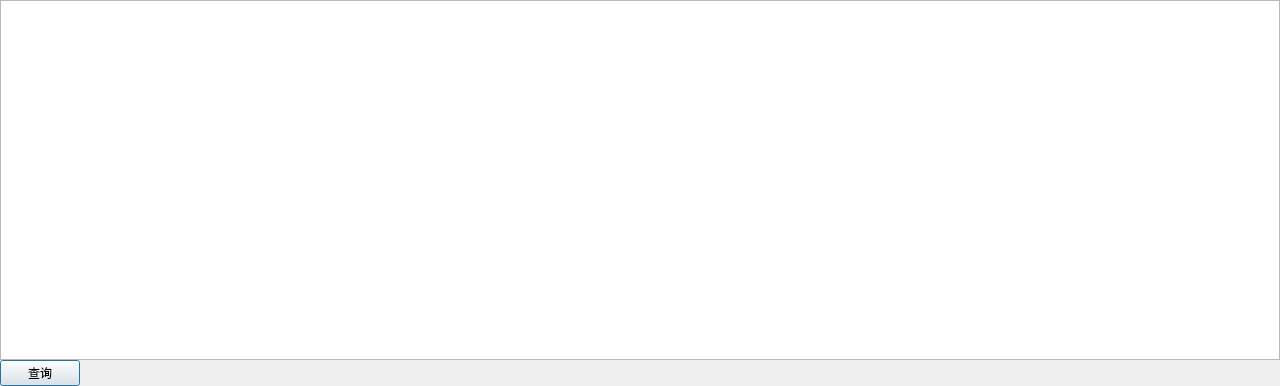
<?xml version="1.0" encoding="UTF-8"?>
<ui version="4.0">
 <class>taskDialog</class>
 <widget class="QDialog" name="taskDialog">
  <property name="geometry">
   <rect>
    <x>0</x>
    <y>0</y>
    <width>1280</width>
    <height>386</height>
   </rect>
  </property>
  <property name="windowTitle">
   <string>任务信息</string>
  </property>
  <layout class="QGridLayout" name="gridLayout">
   <property name="leftMargin">
    <number>0</number>
   </property>
   <property name="topMargin">
    <number>0</number>
   </property>
   <property name="rightMargin">
    <number>0</number>
   </property>
   <property name="bottomMargin">
    <number>0</number>
   </property>
   <property name="spacing">
    <number>0</number>
   </property>
   <item row="1" column="0">
    <widget class="QPushButton" name="getTaskButton">
     <property name="text">
      <string>查询</string>
     </property>
    </widget>
   </item>
   <item row="1" column="1">
    <spacer name="horizontalSpacer">
     <property name="orientation">
      <enum>Qt::Horizontal</enum>
     </property>
     <property name="sizeHint" stdset="0">
      <size>
       <width>910</width>
       <height>20</height>
      </size>
     </property>
    </spacer>
   </item>
   <item row="0" column="0" colspan="2">
    <widget class="QTableWidget" name="tasktWidget"/>
   </item>
  </layout>
 </widget>
 <resources/>
 <connections/>
</ui>
